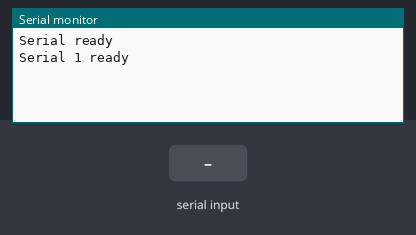
The sketch below on a simulated Arduino Leonardo, built with avr-gcc and run on an emulated ATmega32U4. Shown: the last lines printed to the serial monitor. The test bench sets the inputs (shaded band).

Above: at 1.2 s.
1.3 s: "+\n" received over Serial
At 1.8 s:
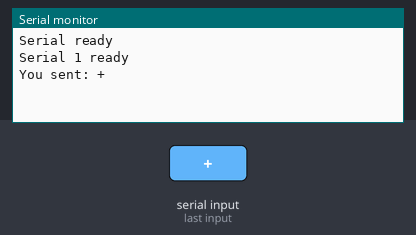
2.8 s: "90,45\n" received over Serial
At 4.0 s:
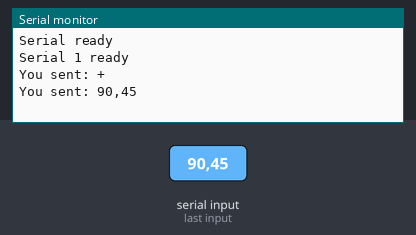
4.3 s: "1,90,45\n" received over Serial
At 5.3 s:
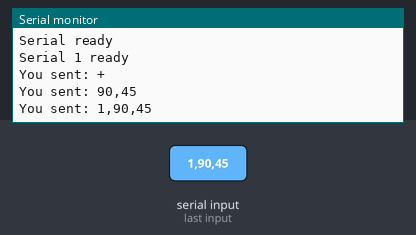

Measured:
- after the input at 1.3 s, the serial monitor: prints a new line at once (image 1)
- after the input at 2.8 s, the serial monitor: prints a new line at once (image 2)
- after the input at 4.3 s, the serial monitor: prints a new line at once (image 3)

The sketch:

WiFi_Chip.ino
```cpp
void setup() {
  Serial.begin(9600);
  while (!Serial); // wait for serial port to connect. Needed for Leonardo only
  Serial.println("Serial ready");
//  Serial1.begin(9600);
  Serial.println("Serial 1 ready");
}

void loop() {
  if (Serial.available()) {
    String str = Serial.readStringUntil('\n');
    Serial.println("");
    Serial.println("You sent: " + str);
  }
/*   Serial1.println(str);
  }
  if (Serial1.available()) {
    char chr = Serial1.read();
    if(chr != 0) Serial.print(chr);
  }*/
}
```

ESP8266wifi.h
```cpp
//
//  ESP8266wifi.h
//
//
//  Created by Jonas Ekstrand on 2015-02-20.
//  ESP8266 AT cmd ref from https://github.com/espressif/esp8266_at/wiki/CIPSERVER
//
//

#ifndef ESP8266wifi_h
#define ESP8266wifi_h

#define HW_RESET_RETRIES 3
#define SERVER_CONNECT_RETRIES_BEFORE_HW_RESET 3

#if defined(ARDUINO) && ARDUINO >= 100
#include "Arduino.h"
#else
#include "WProgram.h"
#endif

#include <inttypes.h>
#include <avr/pgmspace.h>
#include "HardwareSerial.h"

#define SERVER '4'
#define MAX_CONNECTIONS 3

#define MSG_BUFFER_MAX 128

struct WifiMessage{
public:
    bool hasData:1;
    char channel;
    char * message;
};

struct WifiConnection{
public:
    char channel;
    bool connected:1;
};

struct Flags   // 1 byte value (on a system where 8 bits is a byte
{
    bool started:1,
         echoOnOff:1,
         debug:1,
         serverConfigured:1,            // true if a connection to a remote server is configured
         connectedToServer:1,           // true if a connection to a remote server is established
         apConfigured:1,                // true if the module is configured as a client station
         localApConfigured:1,
         localServerConfigured:1,
         localApRunning:1,
         localServerRunning:1,
         endSendWithNewline:1,
         connectToServerUsingTCP:1;
};

class ESP8266wifi
{

public:
    /*
     * Will pull resetPin low then high to reset esp8266, connect this pin to CHPD pin
     */
    ESP8266wifi(Stream &serialIn, Stream &serialOut, byte resetPin);


    /*
     * Will pull resetPin low then high to reset esp8266, connect this pin to CHPD pin
     */
    ESP8266wifi(Stream &serialIn, Stream &serialOut, byte resetPin, Stream &dbgSerial);

    /*
     * Will do hw reset and set inital configuration, will try this HW_RESET_RETRIES times.
     */
    bool begin(); // reset and set echo and other stuff

    bool isStarted();

    /*
     * Connect to AP using wpa encryption
     * (reconnect logic is applied, if conn lost or not established, or esp8266 restarted)
     */
    bool connectToAP(String& ssid, String& password);
    bool connectToAP(const char* ssid, const char* password);
    bool isConnectedToAP();
    char* getIP();
    char* getMAC();

    /*
     * Connecting with TCP to server
     * (reconnect logic is applied, if conn lost or not established, or esp8266 restarted)
     */

    void setTransportToUDP();
    //Default..
    void setTransportToTCP();
    bool connectToServer(String& ip, String& port);
    bool connectToServer(const char* ip, const char* port);
    void disconnectFromServer();
    bool isConnectedToServer();

    /*
     * Starting local AP and local TCP-server
     * (reconnect logic is applied, if conn lost or not established, or esp8266 restarted)
     */
    bool startLocalAPAndServer(const char* ssid, const char* password, const char* channel,const char* port);
    bool startLocalAP(const char* ssid, const char* password, const char* channel);
    bool startLocalServer(const char* port);
    bool stopLocalAPAndServer();
    bool stopLocalAP();
    bool stopLocalServer();
    bool isLocalAPAndServerRunning();


    /*
     * Send string (if channel is connected of course)
     */
    bool send(char channel, String& message, bool sendNow = true);
    bool send(char channel, const char * message, bool sendNow = true);

    /*
     * Default is true.
     */
    void endSendWithNewline(bool endSendWithNewline);

    /*
     * Scan for incoming message, do this as often and as long as you can (use as sleep in loop)
     */
    WifiMessage listenForIncomingMessage(int timeoutMillis);
    WifiMessage getIncomingMessage(void);
    bool isConnection(void);
    bool checkConnections(WifiConnection **pConnections);

private:
    Stream* _serialIn;
    Stream* _serialOut;
    byte _resetPin;

    Flags flags;

    bool connectToServer();
    char _ip[16];
    char _port[6];

    bool connectToAP();
    char _ssid[16];
    char _password[16];

    bool startLocalAp();
    bool startLocalServer();
    char _localAPSSID[16];
    char _localAPPassword[16];
    char _localAPChannel[3];
    char _localServerPort[6];
    WifiConnection _connections[MAX_CONNECTIONS];

    bool restart();

    byte serverRetries;
    bool watchdog();

    char msgOut[MSG_BUFFER_MAX];//buffer for send method
    char msgIn[MSG_BUFFER_MAX]; //buffer for listen method = limit of incoming message..

    void writeCommand(const char* text1, const char* text2 = NULL);
    byte readCommand(int timeout, const char* text1 = NULL, const char* text2 = NULL);
    //byte readCommand(const char* text1, const char* text2);
    byte readBuffer(char* buf, byte count, char delim = '\0');
    char readChar();

    Stream* _dbgSerial;
};

#endif
```

Source omitted: ESP8266wifi.cpp (19695 bytes)
